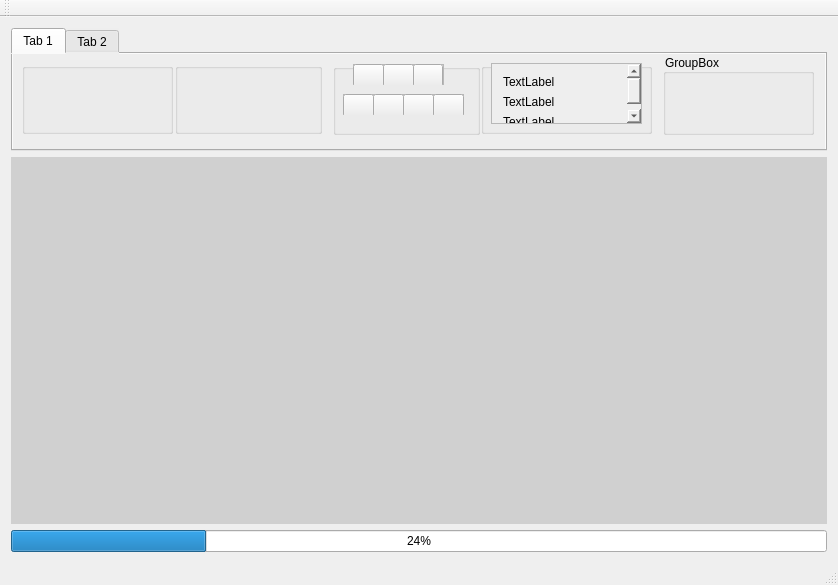
<?xml version="1.0" encoding="UTF-8"?>
<ui version="4.0">
 <class>MainWindow</class>
 <widget class="QMainWindow" name="MainWindow">
  <property name="geometry">
   <rect>
    <x>0</x>
    <y>0</y>
    <width>838</width>
    <height>585</height>
   </rect>
  </property>
  <property name="windowTitle">
   <string>MainWindow</string>
  </property>
  <property name="styleSheet">
   <string notr="true"/>
  </property>
  <widget class="QWidget" name="centralWidget">
   <layout class="QVBoxLayout" name="verticalLayout">
    <item>
     <widget class="QTabWidget" name="tabWidget">
      <property name="enabled">
       <bool>true</bool>
      </property>
      <property name="sizePolicy">
       <sizepolicy hsizetype="Expanding" vsizetype="Expanding">
        <horstretch>0</horstretch>
        <verstretch>1</verstretch>
       </sizepolicy>
      </property>
      <property name="styleSheet">
       <string notr="true">background-color: rgb(238, 238, 238);</string>
      </property>
      <property name="currentIndex">
       <number>0</number>
      </property>
      <widget class="QWidget" name="tab">
       <attribute name="title">
        <string>Tab 1</string>
       </attribute>
       <widget class="QGroupBox" name="groupBox">
        <property name="geometry">
         <rect>
          <x>9</x>
          <y>9</y>
          <width>151</width>
          <height>71</height>
         </rect>
        </property>
        <property name="styleSheet">
         <string notr="true"/>
        </property>
        <property name="title">
         <string/>
        </property>
       </widget>
       <widget class="QGroupBox" name="groupBox_2">
        <property name="geometry">
         <rect>
          <x>162</x>
          <y>9</y>
          <width>147</width>
          <height>71</height>
         </rect>
        </property>
        <property name="styleSheet">
         <string notr="true"/>
        </property>
        <property name="title">
         <string/>
        </property>
       </widget>
       <widget class="QGroupBox" name="groupBox_3">
        <property name="geometry">
         <rect>
          <x>320</x>
          <y>10</y>
          <width>147</width>
          <height>71</height>
         </rect>
        </property>
        <property name="styleSheet">
         <string notr="true"/>
        </property>
        <property name="title">
         <string/>
        </property>
        <widget class="QFrame" name="frame">
         <property name="geometry">
          <rect>
           <x>20</x>
           <y>0</y>
           <width>91</width>
           <height>21</height>
          </rect>
         </property>
         <property name="frameShape">
          <enum>QFrame::StyledPanel</enum>
         </property>
         <property name="frameShadow">
          <enum>QFrame::Raised</enum>
         </property>
         <widget class="QPushButton" name="pushButton_2">
          <property name="geometry">
           <rect>
            <x>30</x>
            <y>0</y>
            <width>31</width>
            <height>23</height>
           </rect>
          </property>
          <property name="styleSheet">
           <string notr="true">image: url(:/new/images/textitalic.png);</string>
          </property>
          <property name="text">
           <string/>
          </property>
         </widget>
         <widget class="QPushButton" name="pushButton_3">
          <property name="geometry">
           <rect>
            <x>60</x>
            <y>0</y>
            <width>30</width>
            <height>23</height>
           </rect>
          </property>
          <property name="styleSheet">
           <string notr="true">image: url(:/new/images/textunder.png);</string>
          </property>
          <property name="text">
           <string/>
          </property>
         </widget>
         <widget class="QPushButton" name="pushButton">
          <property name="geometry">
           <rect>
            <x>0</x>
            <y>0</y>
            <width>31</width>
            <height>23</height>
           </rect>
          </property>
          <property name="styleSheet">
           <string notr="true">image: url(:/new/images/textbold.png);</string>
          </property>
          <property name="text">
           <string/>
          </property>
         </widget>
        </widget>
        <widget class="QFrame" name="frame_2">
         <property name="geometry">
          <rect>
           <x>10</x>
           <y>30</y>
           <width>121</width>
           <height>21</height>
          </rect>
         </property>
         <property name="frameShape">
          <enum>QFrame::StyledPanel</enum>
         </property>
         <property name="frameShadow">
          <enum>QFrame::Raised</enum>
         </property>
         <widget class="QPushButton" name="pushButton_4">
          <property name="geometry">
           <rect>
            <x>30</x>
            <y>0</y>
            <width>31</width>
            <height>23</height>
           </rect>
          </property>
          <property name="styleSheet">
           <string notr="true">image: url(:/new/images/textright.png);</string>
          </property>
          <property name="text">
           <string/>
          </property>
         </widget>
         <widget class="QPushButton" name="pushButton_5">
          <property name="geometry">
           <rect>
            <x>60</x>
            <y>0</y>
            <width>31</width>
            <height>23</height>
           </rect>
          </property>
          <property name="styleSheet">
           <string notr="true">image: url(:/new/images/textcenter.png);</string>
          </property>
          <property name="text">
           <string/>
          </property>
         </widget>
         <widget class="QPushButton" name="pushButton_6">
          <property name="geometry">
           <rect>
            <x>90</x>
            <y>0</y>
            <width>31</width>
            <height>23</height>
           </rect>
          </property>
          <property name="styleSheet">
           <string notr="true">image: url(:/new/images/textjustify.png);</string>
          </property>
          <property name="text">
           <string/>
          </property>
         </widget>
         <widget class="QPushButton" name="pushButton_7">
          <property name="geometry">
           <rect>
            <x>0</x>
            <y>0</y>
            <width>31</width>
            <height>23</height>
           </rect>
          </property>
          <property name="styleSheet">
           <string notr="true">image: url(:/new/images/textleft.png);</string>
          </property>
          <property name="text">
           <string/>
          </property>
         </widget>
        </widget>
       </widget>
       <widget class="QGroupBox" name="groupBox_4">
        <property name="geometry">
         <rect>
          <x>468</x>
          <y>9</y>
          <width>171</width>
          <height>71</height>
         </rect>
        </property>
        <property name="styleSheet">
         <string notr="true"/>
        </property>
        <property name="title">
         <string/>
        </property>
        <widget class="QScrollArea" name="scrollArea">
         <property name="geometry">
          <rect>
           <x>10</x>
           <y>0</y>
           <width>151</width>
           <height>61</height>
          </rect>
         </property>
         <property name="widgetResizable">
          <bool>true</bool>
         </property>
         <widget class="QWidget" name="scrollAreaWidgetContents">
          <property name="geometry">
           <rect>
            <x>0</x>
            <y>0</y>
            <width>132</width>
            <height>107</height>
           </rect>
          </property>
          <layout class="QGridLayout" name="gridLayout">
           <item row="5" column="0">
            <widget class="QLabel" name="label_4">
             <property name="text">
              <string>TextLabel</string>
             </property>
            </widget>
           </item>
           <item row="4" column="0">
            <widget class="QLabel" name="label_3">
             <property name="text">
              <string>TextLabel</string>
             </property>
            </widget>
           </item>
           <item row="6" column="0">
            <widget class="QLabel" name="label_5">
             <property name="text">
              <string>TextLabel</string>
             </property>
            </widget>
           </item>
           <item row="1" column="0">
            <widget class="QLabel" name="label">
             <property name="text">
              <string>TextLabel</string>
             </property>
            </widget>
           </item>
           <item row="3" column="0">
            <widget class="QLabel" name="label_2">
             <property name="text">
              <string>TextLabel</string>
             </property>
            </widget>
           </item>
          </layout>
         </widget>
        </widget>
       </widget>
       <widget class="QGroupBox" name="groupBox_5">
        <property name="geometry">
         <rect>
          <x>650</x>
          <y>0</y>
          <width>151</width>
          <height>81</height>
         </rect>
        </property>
        <property name="title">
         <string>GroupBox</string>
        </property>
       </widget>
      </widget>
      <widget class="QWidget" name="tab_2">
       <attribute name="title">
        <string>Tab 2</string>
       </attribute>
      </widget>
     </widget>
    </item>
    <item>
     <widget class="QWidget" name="widget" native="true">
      <property name="sizePolicy">
       <sizepolicy hsizetype="Expanding" vsizetype="Expanding">
        <horstretch>0</horstretch>
        <verstretch>3</verstretch>
       </sizepolicy>
      </property>
      <property name="styleSheet">
       <string notr="true">background-color: rgb(208, 208, 208);</string>
      </property>
     </widget>
    </item>
    <item>
     <widget class="QProgressBar" name="progressBar">
      <property name="value">
       <number>24</number>
      </property>
     </widget>
    </item>
   </layout>
  </widget>
  <widget class="QToolBar" name="mainToolBar">
   <attribute name="toolBarArea">
    <enum>TopToolBarArea</enum>
   </attribute>
   <attribute name="toolBarBreak">
    <bool>false</bool>
   </attribute>
  </widget>
  <widget class="QStatusBar" name="statusBar"/>
  <widget class="QMenuBar" name="menuBar">
   <property name="geometry">
    <rect>
     <x>0</x>
     <y>0</y>
     <width>838</width>
     <height>21</height>
    </rect>
   </property>
  </widget>
 </widget>
 <layoutdefault spacing="6" margin="11"/>
 <resources/>
 <connections/>
</ui>
